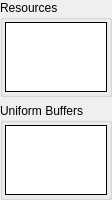
         <widget class="QWidget" name="vsScrollContents">
          <property name="geometry">
           <rect>
            <x>0</x>
            <y>0</y>
            <width>96</width>
            <height>172</height>
           </rect>
          </property>
          <layout class="QVBoxLayout" name="verticalLayout_12">
           <property name="leftMargin">
            <number>0</number>
           </property>
           <property name="topMargin">
            <number>0</number>
           </property>
           <property name="rightMargin">
            <number>0</number>
           </property>
           <property name="bottomMargin">
            <number>0</number>
           </property>
           <item>
            <widget class="CollapseGroupBox" name="vsResGroup">
             <property name="sizePolicy">
              <sizepolicy hsizetype="Preferred" vsizetype="Expanding">
               <horstretch>0</horstretch>
               <verstretch>1</verstretch>
              </sizepolicy>
             </property>
             <property name="title">
              <string>Resources</string>
             </property>
             <layout class="QHBoxLayout" name="horizontalLayout_4">
              <property name="leftMargin">
               <number>2</number>
              </property>
              <property name="topMargin">
               <number>2</number>
              </property>
              <property name="rightMargin">
               <number>2</number>
              </property>
              <property name="bottomMargin">
               <number>2</number>
              </property>
              <item>
               <widget class="RDTreeWidget" name="vsResources">
                <property name="frameShape">
                 <enum>QFrame::Box</enum>
                </property>
                <property name="frameShadow">
                 <enum>QFrame::Plain</enum>
                </property>
                <property name="editTriggers">
                 <set>QAbstractItemView::NoEditTriggers</set>
                </property>
                <property name="showDropIndicator" stdset="0">
                 <bool>false</bool>
                </property>
                <property name="rootIsDecorated">
                 <bool>true</bool>
                </property>
                <property name="uniformRowHeights">
                 <bool>true</bool>
                </property>
                <property name="allColumnsShowFocus">
                 <bool>true</bool>
                </property>
                <attribute name="headerStretchLastSection">
                 <bool>false</bool>
                </attribute>
               </widget>
              </item>
             </layout>
            </widget>
           </item>
           <item>
            <widget class="CollapseGroupBox" name="vsUBOGroup">
             <property name="sizePolicy">
              <sizepolicy hsizetype="Preferred" vsizetype="Expanding">
               <horstretch>0</horstretch>
               <verstretch>1</verstretch>
              </sizepolicy>
             </property>
             <property name="title">
              <string>Uniform Buffers</string>
             </property>
             <layout class="QHBoxLayout" name="horizontalLayout_5">
              <property name="leftMargin">
               <number>2</number>
              </property>
              <property name="topMargin">
               <number>2</number>
              </property>
              <property name="rightMargin">
               <number>2</number>
              </property>
              <property name="bottomMargin">
               <number>2</number>
              </property>
              <item>
               <widget class="RDTreeWidget" name="vsUBOs">
                <property name="frameShape">
                 <enum>QFrame::Box</enum>
                </property>
                <property name="frameShadow">
                 <enum>QFrame::Plain</enum>
                </property>
                <property name="editTriggers">
                 <set>QAbstractItemView::NoEditTriggers</set>
                </property>
                <property name="showDropIndicator" stdset="0">
                 <bool>false</bool>
                </property>
                <property name="rootIsDecorated">
                 <bool>true</bool>
                </property>
                <property name="uniformRowHeights">
                 <bool>true</bool>
                </property>
                <property name="allColumnsShowFocus">
                 <bool>true</bool>
                </property>
                <attribute name="headerStretchLastSection">
                 <bool>false</bool>
                </attribute>
               </widget>
              </item>
             </layout>
            </widget>
           </item>
           <item>
            <spacer name="verticalSpacer">
             <property name="orientation">
              <enum>Qt::Vertical</enum>
             </property>
             <property name="sizeType">
              <enum>QSizePolicy::MinimumExpanding</enum>
             </property>
             <property name="sizeHint" stdset="0">
              <size>
               <width>0</width>
               <height>0</height>
              </size>
             </property>
            </spacer>
           </item>
          </layout>
         </widget>
